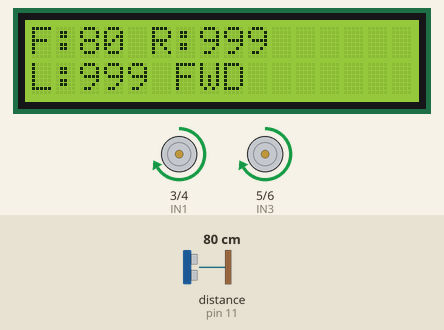
This sketch was run on a simulated Arduino Uno, built with avr-gcc and run on an emulated ATmega328P. Shown: 16×2 character LCD, motor-driver pin pairs drawn as motors (green arrow = first pin HIGH = forward, orange = second pin HIGH = backward, longer = more drive, scaled by the enable pin). Wiring (inferred from the names in the program): ultrasonic range finder: trigger pin 12; echo pin 11. The test bench sets the inputs (shaded band); at power-on: distance to the obstacle (sensor on pin 11) 80 cm. The echo pulse lasts 58.3 µs per cm; what the sketch prints to the serial monitor is not drawn.

Above: at 2.2 s.
2.3 s: distance to the obstacle (sensor on pin 11) set to 2 cm
At 2.78 s:
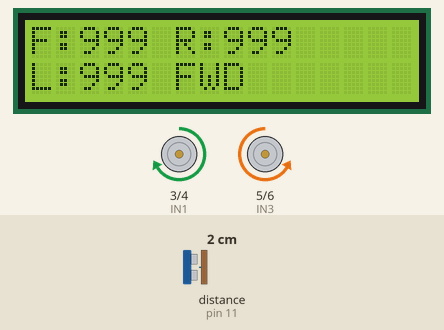
At 3.83 s:
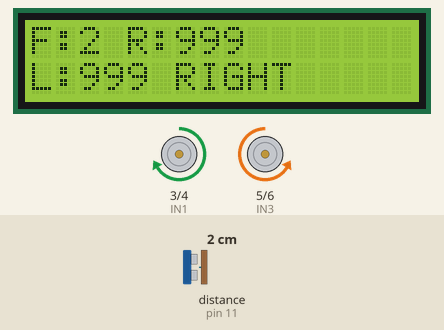
5.0 s: distance to the obstacle (sensor on pin 11) set to 4 cm
8.0 s: distance to the obstacle (sensor on pin 11) set to 20 cm
11.0 s: distance to the obstacle (sensor on pin 11) set to 24 cm
At 11.9 s:
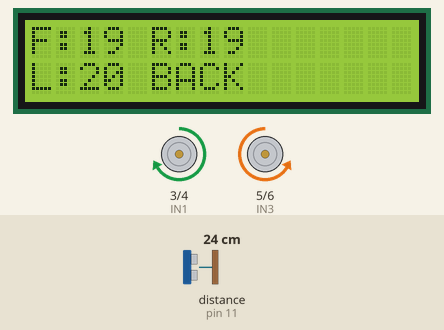
Timing chart, 0 to 14.0 s (numbered marks = the images above; inputs shaded):
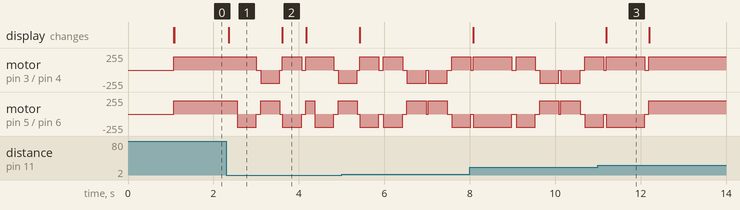

The sketch:

SensorTest.ino
```cpp
#include <LiquidCrystal.h>

// LCD pins: RS, E, D4, D5, D6, D7
LiquidCrystal lcd(2, 7, 8, 13, A2, A3);

// Motor Driver Pins
const int ENA = 9;
const int IN1 = 3;
const int IN2 = 4;
const int ENB = 10;
const int IN3 = 5;
const int IN4 = 6;

const int TRIG_PIN = 12;
const int ECHO_PIN = 11;

// Parameters - ADJUST THESE FOR YOUR CAR
const int OBSTACLE_CM = 20;       // React earlier
const int DRIVE_PWM = 200;
const int TURN_90_TIME = 450;     // Time to turn 90 degrees (adjust this!)
const int TURN_180_TIME = 900;    // Time to turn 180 degrees (2x of 90)

// LCD timing
unsigned long lastLcdUpdate = 0;
const int LCD_UPDATE_INTERVAL = 300;  // Update LCD every 300ms

long readDistanceCm() {
  digitalWrite(TRIG_PIN, LOW);
  delayMicroseconds(2);
  digitalWrite(TRIG_PIN, HIGH);
  delayMicroseconds(10);
  digitalWrite(TRIG_PIN, LOW);

  unsigned long us = pulseIn(ECHO_PIN, HIGH, 20000UL);  // Shorter timeout

  if (us == 0) return 999;

  long cm = us / 58;
  return (cm >= 2 && cm <= 200) ? cm : 999;
}

void setMotors(int leftSpeed, int rightSpeed) {
  // Clamp values
  if (leftSpeed > 255) leftSpeed = 255;
  if (leftSpeed < -255) leftSpeed = -255;
  if (rightSpeed > 255) rightSpeed = 255;
  if (rightSpeed < -255) rightSpeed = -255;

  // Left motor
  if (leftSpeed >= 0) {
    digitalWrite(IN1, HIGH);
    digitalWrite(IN2, LOW);
    analogWrite(ENA, leftSpeed);
  } else {
    digitalWrite(IN1, LOW);
    digitalWrite(IN2, HIGH);
    analogWrite(ENA, -leftSpeed);
  }

  // Right motor
  if (rightSpeed >= 0) {
    digitalWrite(IN3, HIGH);
    digitalWrite(IN4, LOW);
    analogWrite(ENB, rightSpeed);
  } else {
    digitalWrite(IN3, LOW);
    digitalWrite(IN4, HIGH);
    analogWrite(ENB, -rightSpeed);
  }
}

void moveForward() {
  setMotors(DRIVE_PWM, DRIVE_PWM);
}

void stopMotors() {
  setMotors(0, 0);
}

// Pivot right 90 degrees (in place)
void pivotRight90() {
  setMotors(DRIVE_PWM, -DRIVE_PWM);
  delay(TURN_90_TIME);
  stopMotors();
}

// Pivot left 90 degrees (in place)
void pivotLeft90() {
  setMotors(-DRIVE_PWM, DRIVE_PWM);
  delay(TURN_90_TIME);
  stopMotors();
}

// Spin 180 degrees (in place)
void spin180() {
  setMotors(DRIVE_PWM, -DRIVE_PWM);
  delay(TURN_180_TIME);
  stopMotors();
}

// Check right: pivot right, measure, pivot back
long checkRight() {
  pivotRight90();
  delay(100);
  long dist = readDistanceCm();
  pivotLeft90();  // Return to original direction
  delay(50);
  return dist;
}

// Check left: pivot left, measure, pivot back
long checkLeft() {
  pivotLeft90();
  delay(100);
  long dist = readDistanceCm();
  pivotRight90();  // Return to original direction
  delay(50);
  return dist;
}

// Turn right and continue (don't turn back)
void turnRight() {
  pivotRight90();
}

// Turn left and continue (don't turn back)
void turnLeft() {
  pivotLeft90();
}

void updateLcd(long fwd, long rightD, long leftD, const char* action) {
  // Only update every LCD_UPDATE_INTERVAL ms
  if (millis() - lastLcdUpdate < LCD_UPDATE_INTERVAL) {
    return;
  }
  lastLcdUpdate = millis();

  // Line 1
  lcd.setCursor(0, 0);
  lcd.print("F:");
  lcd.print(fwd);
  lcd.print(" R:");
  lcd.print(rightD);
  lcd.print("    ");

  // Line 2
  lcd.setCursor(0, 1);
  lcd.print("L:");
  lcd.print(leftD);
  lcd.print(" ");
  lcd.print(action);
  lcd.print("      ");
}

void setup() {
  Serial.begin(9600);
  Serial.println("=== Obstacle Robot ===");

  pinMode(ENA, OUTPUT);
  pinMode(IN1, OUTPUT);
  pinMode(IN2, OUTPUT);
  pinMode(ENB, OUTPUT);
  pinMode(IN3, OUTPUT);
  pinMode(IN4, OUTPUT);

  pinMode(TRIG_PIN, OUTPUT);
  pinMode(ECHO_PIN, INPUT);

  lcd.begin(16, 2);
  lcd.clear();
  lcd.print("Obstacle Robot");
  lcd.setCursor(0, 1);
  lcd.print("Ready!");

  stopMotors();
  delay(1000);
  lcd.clear();
}

void loop() {
  long fwd = readDistanceCm();
  long rightD = 999;
  long leftD = 999;

  // Forward is clear - keep moving
  if (fwd > OBSTACLE_CM) {
    moveForward();
    updateLcd(fwd, rightD, leftD, "FWD");
  }
  else {
    // Forward blocked - stop immediately
    stopMotors();

    Serial.println("FWD blocked - checking right");
    rightD = checkRight();

    if (rightD > OBSTACLE_CM) {
      // Right is open - turn right 90°
      Serial.println("Right open - turning right");
      updateLcd(fwd, rightD, leftD, "RIGHT");
      turnRight();
    }
    else {
      // Right blocked - check left
      Serial.println("Right blocked - checking left");
      leftD = checkLeft();

      if (leftD > OBSTACLE_CM) {
        // Left is open - turn left 90°
        Serial.println("Left open - turning left");
        updateLcd(fwd, rightD, leftD, "LEFT");
        turnLeft();
      }
      else {
        // All blocked - spin 180°
        Serial.println("All blocked - spinning 180");
        updateLcd(fwd, rightD, leftD, "BACK");
        spin180();
      }
    }
  }

  delay(100);  // Small delay for stability
}
```

Measured:
- the behaviour switches between 21 and 22 cm on distance to the obstacle (sensor on pin 11) (found by bisection; images 2 and 3)
- after the input at 2.3 s, motor on pin 3 (IN1) / pin 4 (IN2): forward 200/255 → stopped after 0.71 s, → backward 200/255 0.10 s later, → forward 200/255 0.45 s later, → stopped 0.50 s later, … (7 changes in this stretch); the display: changes after 0.06 s (image 1)
- after the input at 11.0 s, motor on pin 3 (IN1) / pin 4 (IN2): goes on until 12.2 s, then stays forward 200/255
- what the display in image 1 shows lasts 1.2 s, from 2.4 s to 3.6 s
- what the display in image 2 shows lasts 0.6 s, from 3.6 s to 4.2 s
- what the display in image 3 shows lasts 1.0 s, from 11.2 s to 12.2 s
